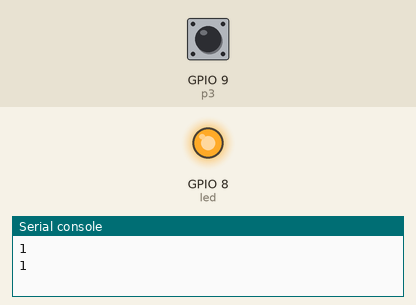
This program was run on a simulated ESP32 board running MicroPython. Parts: output pins drawn as LEDs (lit = HIGH), the last lines printed to the serial console. Inputs (shaded band) come from the test bench; at power-on: GPIO 9 (p3) HIGH.

Above: at 1.2 s.
1.3 s: GPIO 9 (p3) pulled LOW for 1 s
At 2.3 s:
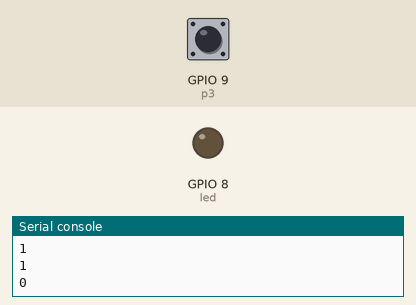
4.5 s: GPIO 9 (p3) pulled LOW for 3.2 s
At 9.3 s:
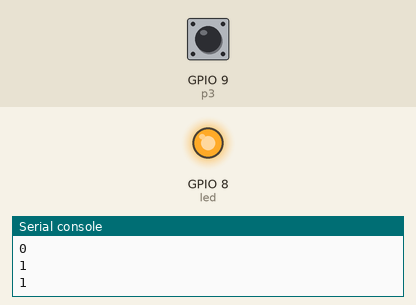
Timing chart, 0 to 10.8 s (numbered marks = the images above; inputs shaded):
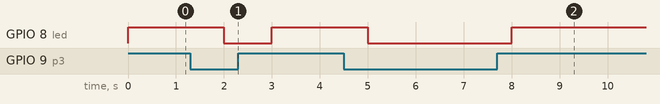

Measured:
- after the input at 1.3 s, GPIO 8 (led): HIGH → LOW after 0.70 s, → HIGH 1.0 s later
- after the input at 4.5 s, GPIO 8 (led): HIGH → LOW after 0.50 s, → HIGH 3.0 s later

The program:

allume_led_avec_BOOT.py
```python
#
#  Allumer la led onboard en appuyant sur BOOT
#
from machine import Pin
from time import sleep

led = Pin(8, Pin.OUT)      # onboard led
p3 = Pin(9, Pin.IN)        # bouton BOOT
p3.init(pull=Pin.PULL_UP)

while True:
    print(p3.value())
    led.value(p3.value())
    sleep(1)
```
